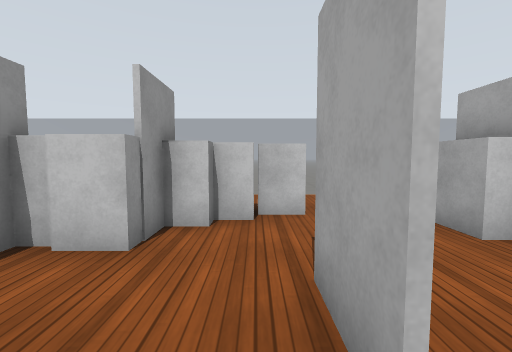
view 1 (above)

16 first-person views from a walk through a Gazebo world. The camera is 1.2 m above the floor, tilts 4° down and sees 90° across. The floor is counted in squares, 1 m on a side. Each view is taken from the middle of a square. On the plan, view 1 faces up. The plan holds only what a view shows up to about 12 squares ahead; the rest is blank. Simple patterns stand in for the simulator's built-in surfaces.

view 2
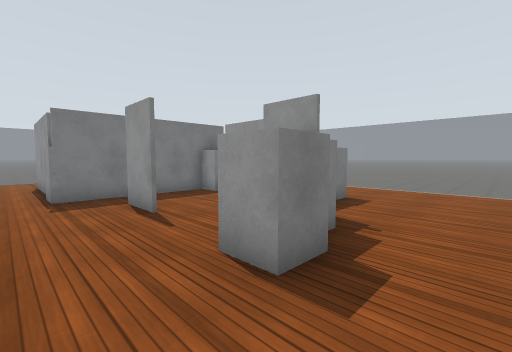

view 3
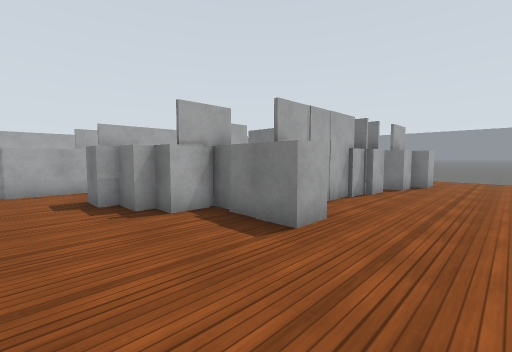

view 4
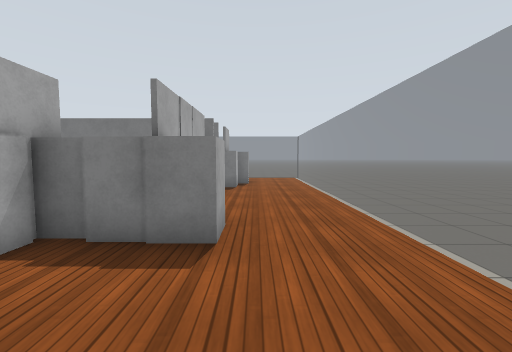

view 5
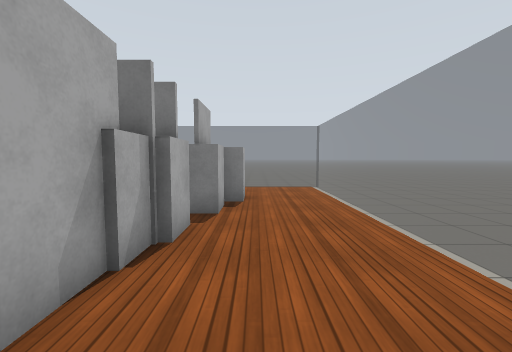

view 6
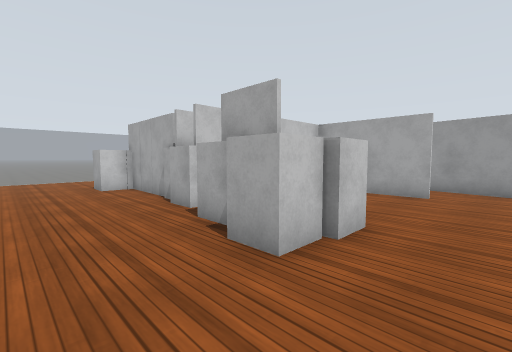

view 7
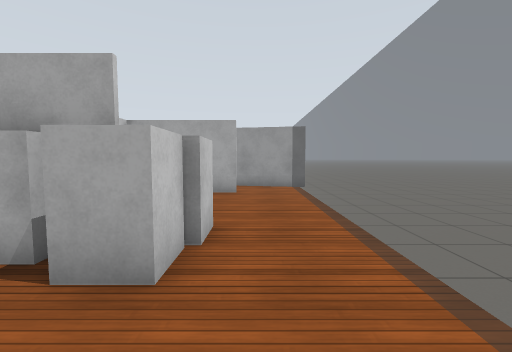

view 8
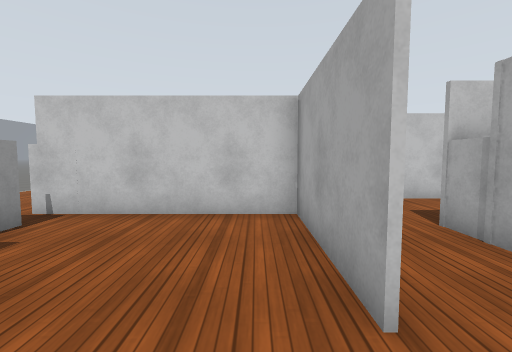

view 9
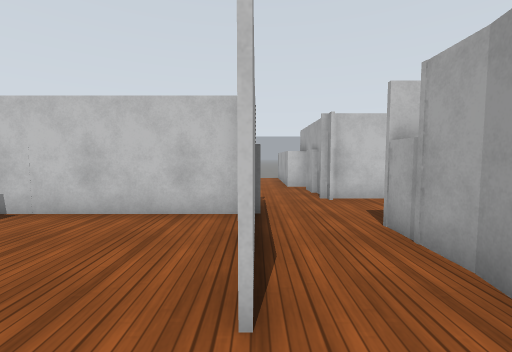

view 10
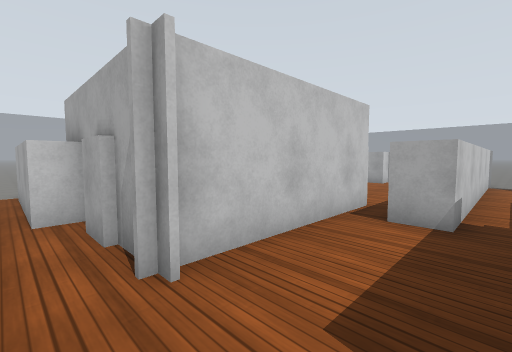

view 11
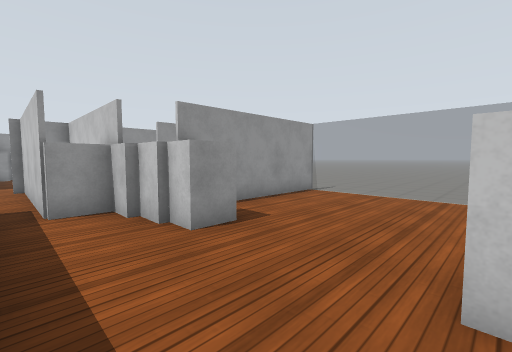

view 12
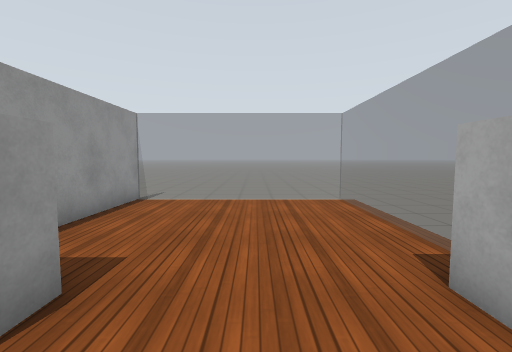

view 13
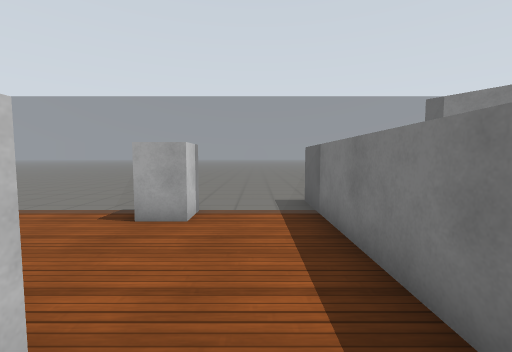

view 14
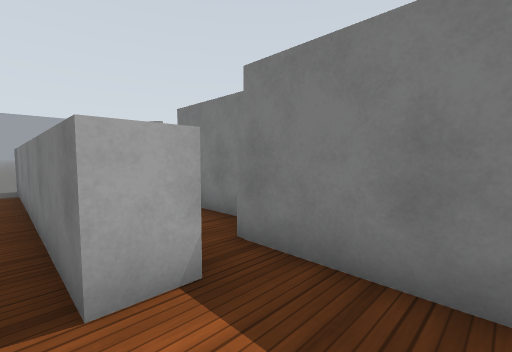

view 15
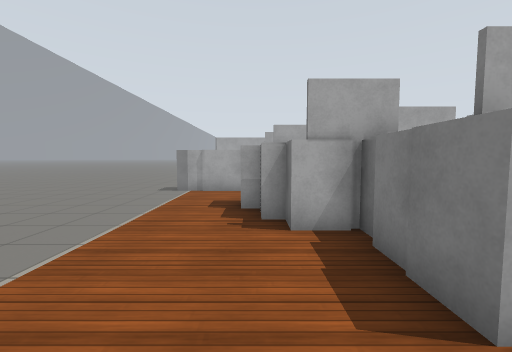

view 16
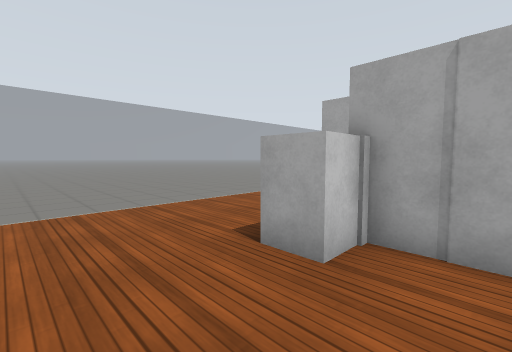

### Floor plan
Key: @ floor where view 1 was taken; # wall or solid block; . floor; = window, fence, low wall or low ledge; B white box.
Columns run from 8 left of view 1 to 18 right of it. Each row starts with its distance up from view 1.
  9  ===========B     =======..
  8 =...........B     #......=.
  7 =...........#     #......=.
  6 =......BBB..#     #......=.
  5 =.....BBB...#     #......=.
  4 =...BBB.....#     #......=.
  3 =....#B.....#B     BB...BB.
  2 =....#...#..B#####BBB....=.
  1 =....#...#..#####B.......=.
  0 =....B..@................=#
 -1 =...BB###BB......##########
 -2 =.........#..............
 -3 =...BB....#..B##BB##
 -4 =...BB....#..##
 -5 =...BB....#.#
 -6 =...........#
 -7 =...........#
 -8 .============

Positions as (right, up) in squares from view 1, and headings:
1: (0, 0), facing up
2: (3, 8), facing down-left
3: (-7, 8), facing down-right
4: (-5, 8), facing down
5: (-5, 3), facing down
6: (-7, -7), facing up-right
7: (-7, -6), facing right
8: (1, -7), facing up
9: (2, -7), facing up
10: (3, -2), facing up-right
11: (16, 0), facing up-left
12: (14, 1), facing up
13: (11, 1), facing right
14: (6, 0), facing down-right
15: (-6, 6), facing right
16: (-7, 2), facing up-right
